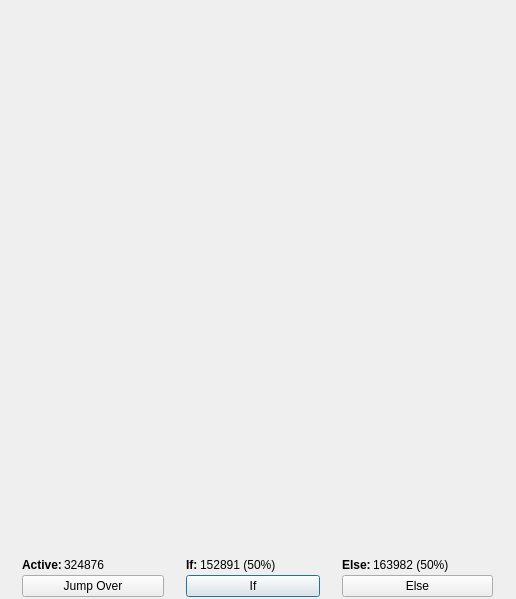
<?xml version="1.0" encoding="UTF-8"?>
<ui version="4.0">
 <class>dSelection</class>
 <widget class="QDialog" name="dSelection">
  <property name="geometry">
   <rect>
    <x>0</x>
    <y>0</y>
    <width>516</width>
    <height>599</height>
   </rect>
  </property>
  <property name="windowTitle">
   <string>Selection</string>
  </property>
  <property name="windowIcon">
   <iconset>
    <normaloff/>
   </iconset>
  </property>
  <property name="modal">
   <bool>true</bool>
  </property>
  <layout class="QVBoxLayout">
   <property name="spacing">
    <number>0</number>
   </property>
   <property name="margin">
    <number>0</number>
   </property>
   <item>
    <widget class="QFrame" name="fContent">
     <property name="frameShape">
      <enum>QFrame::NoFrame</enum>
     </property>
     <property name="frameShadow">
      <enum>QFrame::Plain</enum>
     </property>
    </widget>
   </item>
   <item>
    <layout class="QGridLayout">
     <property name="margin">
      <number>0</number>
     </property>
     <property name="spacing">
      <number>0</number>
     </property>
     <item row="0" column="0">
      <layout class="QHBoxLayout">
       <property name="spacing">
        <number>2</number>
       </property>
       <property name="margin">
        <number>0</number>
       </property>
       <item>
        <widget class="QLabel" name="lActive">
         <property name="sizePolicy">
          <sizepolicy hsizetype="Fixed" vsizetype="Fixed">
           <horstretch>0</horstretch>
           <verstretch>0</verstretch>
          </sizepolicy>
         </property>
         <property name="font">
          <font>
           <weight>75</weight>
           <bold>true</bold>
          </font>
         </property>
         <property name="text">
          <string>Active:</string>
         </property>
        </widget>
       </item>
       <item>
        <widget class="QLabel" name="lActiveCount">
         <property name="sizePolicy">
          <sizepolicy hsizetype="Fixed" vsizetype="Fixed">
           <horstretch>0</horstretch>
           <verstretch>0</verstretch>
          </sizepolicy>
         </property>
         <property name="minimumSize">
          <size>
           <width>100</width>
           <height>20</height>
          </size>
         </property>
         <property name="text">
          <string>324876</string>
         </property>
        </widget>
       </item>
      </layout>
     </item>
     <item row="0" column="1">
      <layout class="QHBoxLayout">
       <property name="spacing">
        <number>2</number>
       </property>
       <property name="margin">
        <number>0</number>
       </property>
       <item>
        <widget class="QLabel" name="lIf">
         <property name="sizePolicy">
          <sizepolicy hsizetype="Fixed" vsizetype="Fixed">
           <horstretch>0</horstretch>
           <verstretch>0</verstretch>
          </sizepolicy>
         </property>
         <property name="font">
          <font>
           <weight>75</weight>
           <bold>true</bold>
          </font>
         </property>
         <property name="text">
          <string>If:</string>
         </property>
        </widget>
       </item>
       <item>
        <widget class="QLabel" name="lIfCount">
         <property name="sizePolicy">
          <sizepolicy hsizetype="Fixed" vsizetype="Fixed">
           <horstretch>0</horstretch>
           <verstretch>0</verstretch>
          </sizepolicy>
         </property>
         <property name="minimumSize">
          <size>
           <width>120</width>
           <height>20</height>
          </size>
         </property>
         <property name="text">
          <string>152891 (50%)</string>
         </property>
        </widget>
       </item>
      </layout>
     </item>
     <item row="1" column="1">
      <widget class="QPushButton" name="pbIf">
       <property name="text">
        <string>If</string>
       </property>
      </widget>
     </item>
     <item row="1" column="0">
      <widget class="QPushButton" name="pbSkip">
       <property name="text">
        <string>Jump Over</string>
       </property>
      </widget>
     </item>
     <item row="1" column="2">
      <widget class="QPushButton" name="pbElse">
       <property name="text">
        <string>Else</string>
       </property>
      </widget>
     </item>
     <item row="0" column="2">
      <layout class="QHBoxLayout">
       <property name="spacing">
        <number>2</number>
       </property>
       <property name="margin">
        <number>0</number>
       </property>
       <item>
        <widget class="QLabel" name="lElse">
         <property name="sizePolicy">
          <sizepolicy hsizetype="Fixed" vsizetype="Fixed">
           <horstretch>0</horstretch>
           <verstretch>0</verstretch>
          </sizepolicy>
         </property>
         <property name="font">
          <font>
           <weight>75</weight>
           <bold>true</bold>
          </font>
         </property>
         <property name="text">
          <string>Else:</string>
         </property>
        </widget>
       </item>
       <item>
        <widget class="QLabel" name="lElseCount">
         <property name="sizePolicy">
          <sizepolicy hsizetype="Fixed" vsizetype="Fixed">
           <horstretch>0</horstretch>
           <verstretch>0</verstretch>
          </sizepolicy>
         </property>
         <property name="minimumSize">
          <size>
           <width>120</width>
           <height>20</height>
          </size>
         </property>
         <property name="text">
          <string>163982 (50%)</string>
         </property>
        </widget>
       </item>
      </layout>
     </item>
     <item row="2" column="1">
      <spacer>
       <property name="orientation">
        <enum>Qt::Vertical</enum>
       </property>
       <property name="sizeType">
        <enum>QSizePolicy::Fixed</enum>
       </property>
       <property name="sizeHint" stdset="0">
        <size>
         <width>20</width>
         <height>2</height>
        </size>
       </property>
      </spacer>
     </item>
    </layout>
   </item>
  </layout>
 </widget>
 <resources/>
 <connections/>
</ui>
